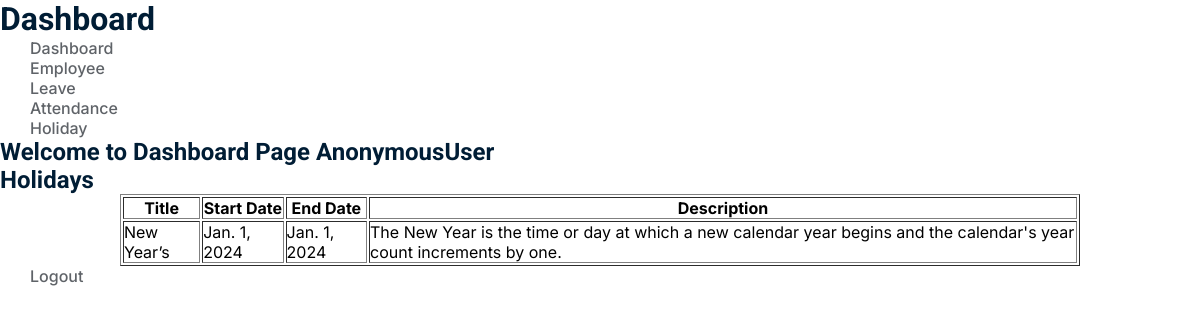
Screenshot of /holiday/ with the database file from the repository.
### myapp/models.py (models this page shows, shortened)
class Holiday(models.Model):
    title = models.CharField(max_length=100)
    startDate = models.DateField()
    endDate = models.DateField()
    createDate = models.DateField(auto_now=True)
    description = models.TextField()

### myapp/views.py (the view)
# urls.py: path('holiday/', view_holiday, name='holiday'),
def view_holiday(request):
    holidays = Holiday.objects.all()
    return render(request, 'holiday.html', locals())

### templates/holiday.html (shortened to what this page needs)
{% extends "dashboard.html" %}
{% block dashboard %}
    <h2>Holidays</h2>
    {% if holidays %}
        <table style='width:80%; margin:auto;' border='1'>
            <tr>
                <th>Title</th>
                <th>Start Date</th>
                <th>End Date</th>
                <th>Description</th>
            </tr>
            {% for holiday in holidays %}
            <tr>
                <td>{{holiday.title}}</td>
                <td>{{holiday.startDate}}</td>
                <td>{{holiday.endDate}}</td>
                <td>{{holiday.description}}</td>
            </tr>
            {% endfor %}
        </table>
    {% endif %}
{% endblock dashboard %}

### static/css/style.css (style rules this page uses)
:root { --light-color: #5f6368; --dark-color: #001d35; --main-color: #4572e4; --light: #ffffff; --main-active: #c2e7ff; --main-hover: #ecf2fc; --main-hover-color: #f1f3f4; --heading-font: 'Roboto', sans-serif; --link-font: 'Inter', sans-serif; }
* { margin: 0px; padding: 0px; box-sizing: border-box; font-family: var(--link-font); }
h1, h2, h3, h4, h5, h6 { font-family: var(--heading-font); color: var(--dark-color) }

### rows the page displays
Holiday: title "New Year’s", startDate "Jan. 1, 2024", endDate "Jan. 1, 2024", description "The New Year is the time or day at which a new calendar year begins and the calendar's year count increments by one."

### other values shown
{{ request.user }} "AnonymousUser"
